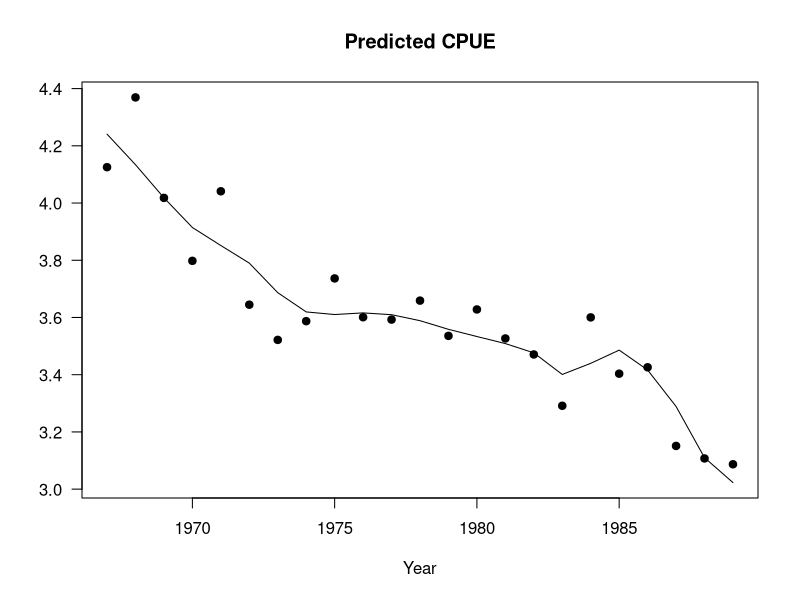
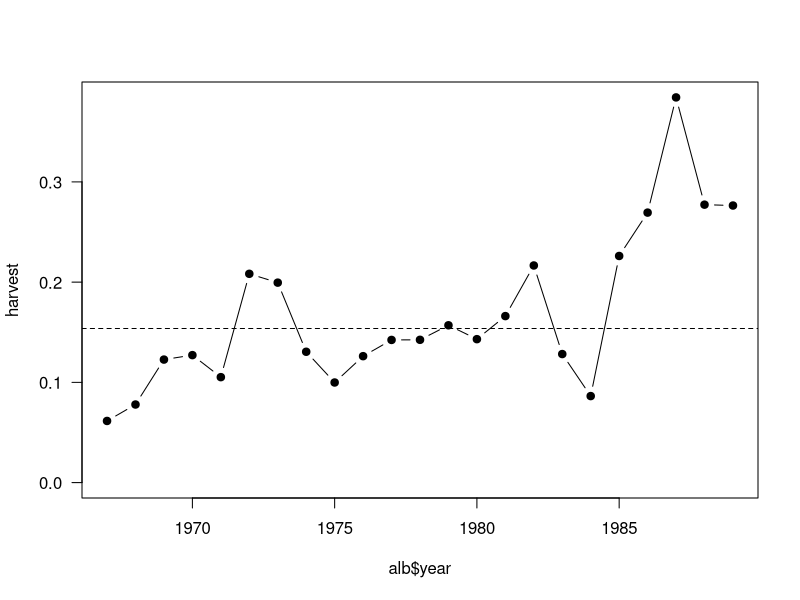
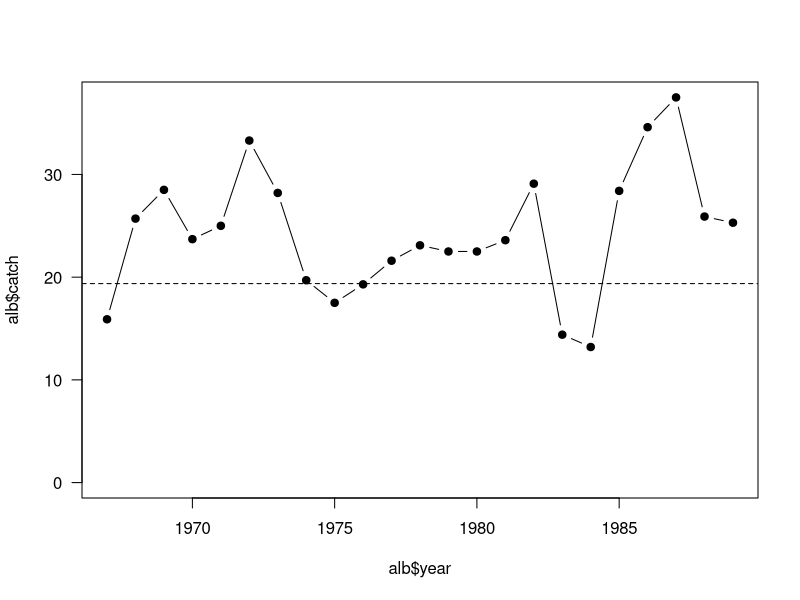
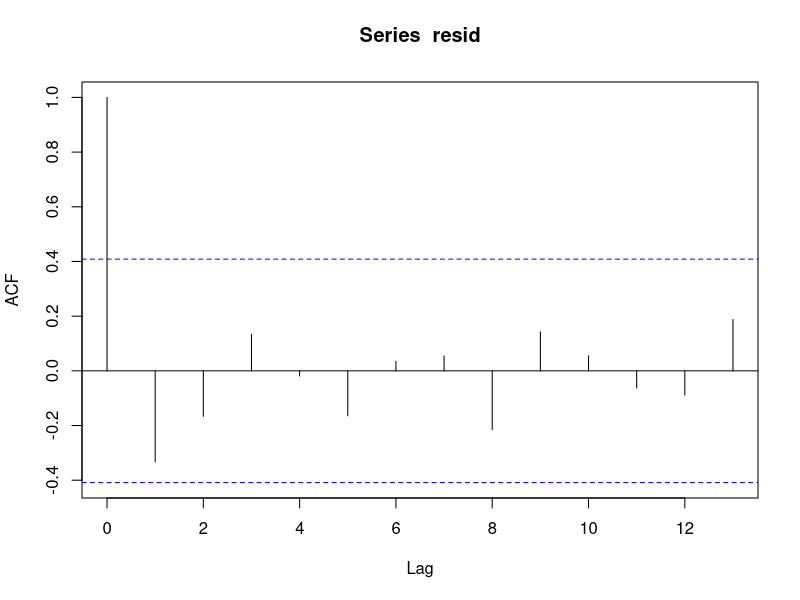
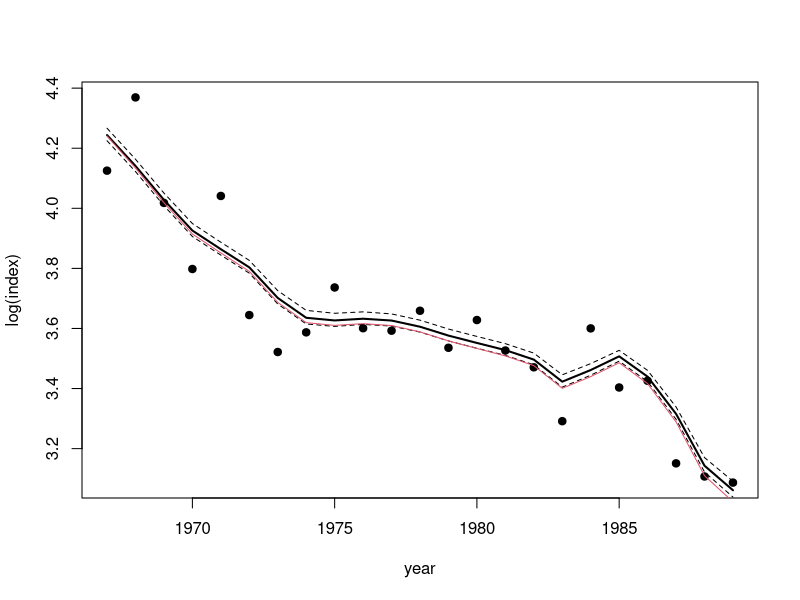
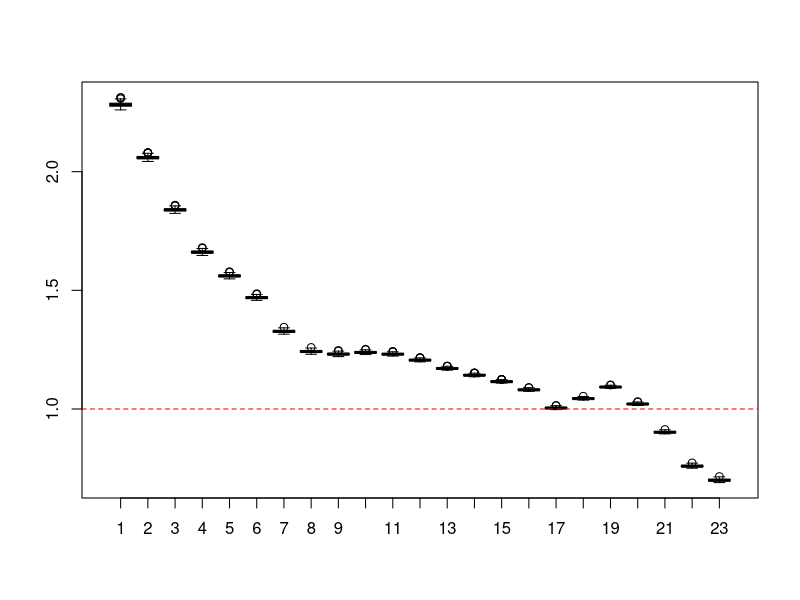
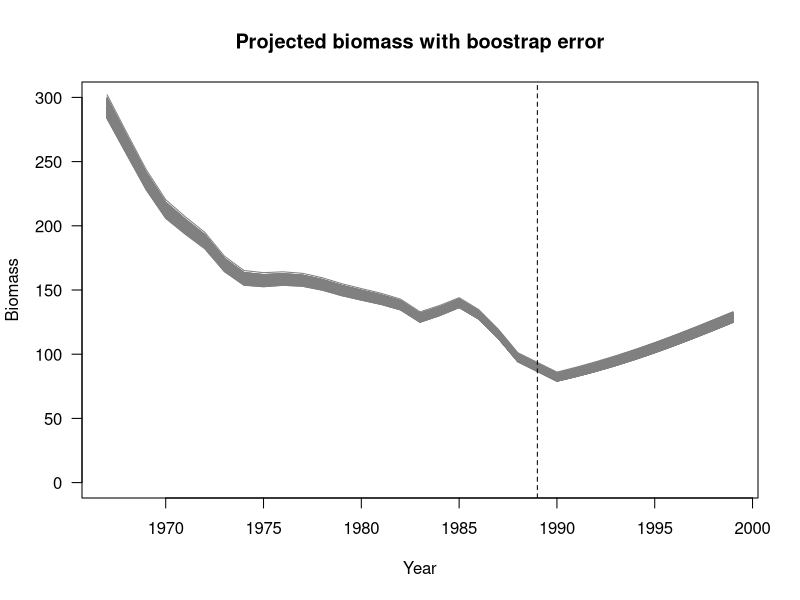

The R script that drew these images, in order:
# SP_Steve - Biomass dynamics (aka Surplus Production)
# This script shows the steps followed to fit an biomass dynamic model to albacore

# Copyright 2011-12 Iago Mosqueira & Ernesto Jardim, EC JRC
#                   with additons from Colin Millar, ICES (2107)

#==============================================================================
# Load Albacore data from Polacheck, 1993.
#==============================================================================
alb <- read.table('R-demo/albacore.dat', sep='\t', header=TRUE)

#==============================================================================
# Auxiliary functions
#==============================================================================

#------------------------------------------------------------------------------
# getBiomass
#   This function computes biomass from catch considering a Schaefer surplus
#   production model
#------------------------------------------------------------------------------

getBiomass <- function(r, K, b0, catch) {
  # initialise biomass time series
  biomass <- numeric(length(catch))

  # set first year biomass to b0
  biomass[1] <- b0

  # loop over the remaining time steps, calculating the biomass from the
  # previous years biomass, growth and catches
  for(y in seq_along(biomass)[-1]) {
    biomass[y] <-
      max(
        biomass[y-1] + biomass[y-1] * r - (r/K) * biomass[y-1]^2 - catch[y-1],
        0.001
        )
  }

  biomass
}



#------------------------------------------------------------------------------
# surplus.sc
#   This function applies a Schaefer surplus production model and returns the log SS2
#   Estimated parameters are r, K, q (renamed Q for safety) and b0 (virgin biomass).
#------------------------------------------------------------------------------

surplus.sc <- function(params, catch, index){
  # separate out mode parameters
  r <- params[1]
  K <- params[2]
  b0 <- params[3]
  Q <- params[4]

  # get the biomass time series implied by the model paramters
  biomass <- getBiomass(r = r, K = K, b0 = b0, catch = catch)

  # calculate CPUE implied by model parameters
  cpue <- Q * biomass

  # calculate residuals: log observed index - log predicted index (cpue)
  resids <- log(index) -  log(cpue)

  # calulate sums of squared residuals
  ssq_resids <- sum(resids^2)

  # return
  ssq_resids
}


#==============================================================================
# Modeling
#==============================================================================

#------------------------------------------------------------------------------
# We call optim(), using the 'L-BFGS-B' methods, that allows bounds to be defined.
#   starting values: r=0.5, K = max(catch) * 10, B0 = max(catch) * 10, q = 0.25.
#   bounds: 1e-8 > r < 1, max(catch) > K < Inf, max(catch) > Q < Inf, 1e-8 < q > 1e5
#------------------------------------------------------------------------------
# note:
#  r <- params[1]
#  K <- params[2]
#  b0 <- params[3]
#  Q <- params[4]
par0 <- c(0.5, 200, 100, 0.5)

# test starting values
surplus.sc(par0, index = alb$index, catch = alb$catch)

res <-
  optim(par0, surplus.sc,
        method = "L-BFGS-B",
        lower = c(1e-8, max(alb$catch), max(alb$catch), 1e-8),
        upper = c(1, Inf, Inf, 1e5),
        control = list(trace=1, parscale=c(0.5, max(alb$catch)*10, max(alb$catch)*10, 0.25)),
        index = alb$index,
        catch = alb$catch)

# results
r <- res$par[1]
K <- res$par[2]
b0 <- res$par[3]
Q <- res$par[4]

biomass <- getBiomass(r, K, b0, alb$catch)

#------------------------------------------------------------------------------
# diagnostics
#------------------------------------------------------------------------------

# plot predicted CPUE
plot(alb$year, log(alb$index), pch=19,
     ylim = range(log(alb$index), log(Q*biomass)),
     ylab = "", xlab = "Year",
     main = "Predicted CPUE",
     las = 1) # make y axis labels horizontal
lines(alb$year, log(Q*biomass))

# calculate the harvest rate (F)
effort <- alb$catch/ alb$index
harvest <- Q*effort

# we can calculate theoretical reference points
Fmsy <- r/2
Bmsy <- K/2
MSY <- Fmsy * Bmsy

# plot fishing mortality and show Fmsy
plot(alb$year, harvest, type='b', pch=19,
     ylim = c(0, max(harvest)),
     las = 1)
abline(Fmsy, 0, lty=2)

# plot catch vs. MSY
plot(alb$year, alb$catch, type='b', pch=19,
     ylim = c(0, max(alb$catch)),
     las = 1)
abline(MSY, 0, lty=2)

# inspect residuals
resid <- log(alb$index/(Q*biomass))

acf(resid)

#==============================================================================
# Bootstrap - compute confidence intervals
#==============================================================================

# number of iterations
iter <- 1000

# matrix for bootstraped residuals
boot <- matrix(NA, nrow=iter, ncol=length(resid))
for(i in 1:iter)
  # fill up each row by resampling with replacement
  boot[i,] <- sample(resid, replace=TRUE)

# calculate indices as exp(x) + Q * biomass
boot <- apply(boot, 1, function(x) exp(x) + Q * biomass)

# matrix for estimated parameters
params <- matrix(NA, ncol=4, nrow=iter,
  dimnames=list(iter=1:iter, params=c('r', 'K', 'B0', 'q')))

# matrix for biomass
bioms <- matrix(NA, ncol=23, nrow=iter,
  dimnames=list(iter=1:iter, year=1:23))

# fit models with bootstraped indices
for(i in 1:iter) {
  if (i %% 10 == 0) cat(rep(" ", 40), "\r------ iter: ", i, "of", iter, "------")
  params[i,] <-
    optim(par0, surplus.sc,
          method="L-BFGS-B",
          lower = c(1e-8, max(alb$catch), max(alb$catch), 1e-8),
          upper = c(1, Inf, Inf, 1e5),
          control = list(trace=0, parscale=c(0.5, max(alb$catch)*10, max(alb$catch)*10, 0.25)),
          index = boot[,i],
          catch = alb$catch
          )$par

  # and calculate biomasses
  bioms[i,] <- getBiomass(params[i,1],params[i,2],params[i,3],alb$catch)
}

# plot boostrap results
with(alb, {
  plot(year, log(index), pch=19)
  lines(year, apply(log(Q*bioms), 2, quantile, 0.025), lty=2)
  lines(year, apply(log(Q*bioms), 2, median), lwd=2)
  lines(year, apply(log(Q*bioms), 2, quantile, 0.975), lty=2)
  lines(year, log(Q*biomass), col=2)
})

# B/Bmsy
BoBmsy <- apply(bioms,2,function(x)x/(params[,"K"]/2))
boxplot(BoBmsy)
abline(1,0, lty=2, col="red")

# projection
newcatch <- c(alb$catch, rep(13.2, 10))
newyears <- c(alb$year, 1:10 + tail(alb$year,1))
newbioms <- apply(params, 1, function(x) getBiomass(x[1], x[2], x[3], newcatch))
#sum(newbioms[,33]/(params[,"K"]/2) > 1)/1000
matplot(newyears,
        newbioms, type = "l", lty = 1, col = grey(0.5),
        ylim = c(0, 300),
        xlab = "Year", ylab = "Biomass", las = 1,
        main = "Projected biomass with boostrap error")
abline(v = tail(alb$year,1), lty = 2)


